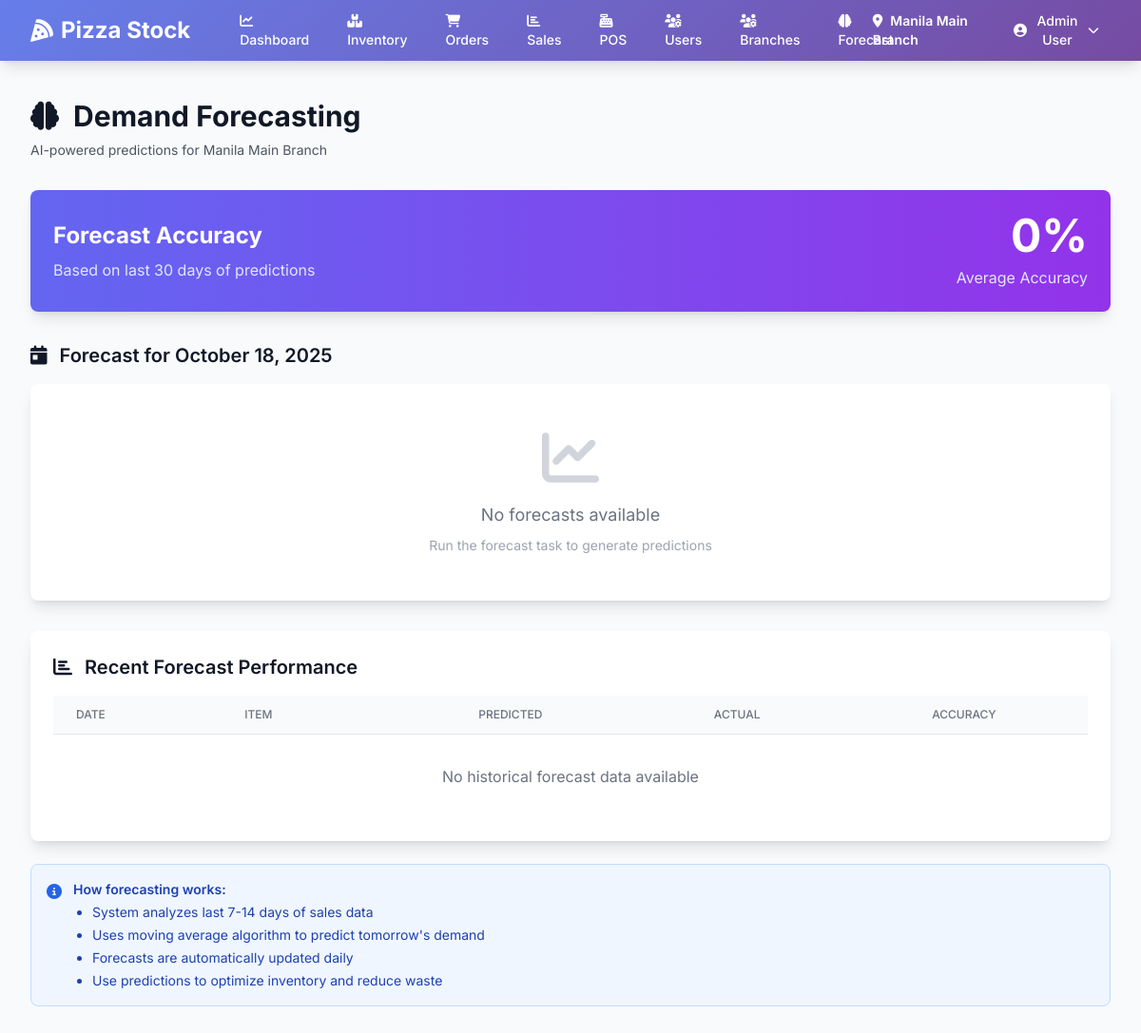
The page /forecast/ (signed in) on the database its author committed.
### inventory/models.py (models this page shows, shortened)
class Branch(models.Model):
    name = models.CharField(max_length=100)
    code = models.CharField(max_length=20, unique=True)
    address = models.TextField()
    phone = models.CharField(max_length=20)
    is_active = models.BooleanField(default=True)
    qr_code = models.ImageField(upload_to='qr_codes/', blank=True, null=True)
    created_at = models.DateTimeField(auto_now_add=True)
    class Meta:
        ordering = ['name']
        verbose_name_plural = 'Branches'

### users/models.py (models this page shows, shortened)
class User(AbstractUser):
    ROLE_CHOICES = [
        ('admin', 'Admin'),
        ('manager', 'Manager'),
        ('staff', 'Staff'),
    ]
    role = models.CharField(max_length=20, choices=ROLE_CHOICES, default='staff')
    phone = models.CharField(max_length=20, blank=True)
    branches = models.ManyToManyField('inventory.Branch', related_name='users', blank=True)
    created_at = models.DateTimeField(auto_now_add=True)
    updated_at = models.DateTimeField(auto_now=True)
    class Meta:
        ordering = ['-date_joined']
    def get_full_name(self):
        return f"{self.first_name} {self.last_name}".strip()
    def is_admin(self):
        return self.role == 'admin' or self.is_superuser
    def is_manager(self):
        return self.role in ['admin', 'manager'] or self.is_superuser
    def can_access_branch(self, branch):
        if self.is_admin():
            return True
        return self.branches.filter(id=branch.id).exists()

### forecast/views.py (the view)
# urls.py: path('', views.forecast_dashboard, name='dashboard'),
@login_required
def forecast_dashboard(request):
    if not request.user.is_manager():
        messages.error(request, 'You do not have permission to view forecasts.')
        return redirect('reports:dashboard')
    branch = request.current_branch
    if not branch:
        messages.warning(request, 'Please select a branch.')
        return redirect('users:profile')
    tomorrow = timezone.now().date() + timedelta(days=1)
    forecasts = Forecast.objects.filter(
        branch=branch,
        forecast_date=tomorrow
    ).select_related('sku', 'sku__category').order_by('-predicted_quantity')
    recent_forecasts = Forecast.objects.filter(
        branch=branch,
        actual_quantity__isnull=False
    ).order_by('-forecast_date')[:30]
    accuracies = [f.accuracy() for f in recent_forecasts if f.accuracy() is not None]
    avg_accuracy = sum(accuracies) / len(accuracies) if accuracies else 0
    context = {
        'forecasts': forecasts,
        'recent_forecasts': recent_forecasts[:10],
        'avg_accuracy': round(avg_accuracy, 2),
        'forecast_date': tomorrow,
    }
    return render(request, 'forecast/dashboard.html', context)

### templates/forecast/dashboard.html (shortened to what this page needs)
{% extends 'base.html' %}  {% block content %}
<div class="max-w-7xl mx-auto px-4 sm:px-6 lg:px-8">
  <div class="mb-8">
    <h1 class="text-3xl font-bold text-gray-900">
      <i class="fas fa-brain mr-2"></i>
      Demand Forecasting
    </h1>
    <p class="mt-2 text-sm text-gray-600">
      AI-powered predictions for {{ request.current_branch.name }}
    </p>
  </div>
  <div
    class="bg-gradient-to-r from-indigo-500 to-purple-600 rounded-lg shadow-lg p-6 mb-8 text-white"
  >
    <div class="flex items-center justify-between">
      <div>
        <h2 class="text-2xl font-bold mb-2">Forecast Accuracy</h2>
        <p class="text-indigo-100">Based on last 30 days of predictions</p>
      </div>
      <div class="text-right">
        <div class="text-5xl font-bold">{{ avg_accuracy }}%</div>
        <p class="text-indigo-100 mt-2">Average Accuracy</p>
      </div>
    </div>
  </div>
  <div class="mb-8">
    <h2 class="text-xl font-semibold text-gray-900 mb-4">
      <i class="fas fa-calendar-day mr-2"></i>
      Forecast for {{ forecast_date|date:"F d, Y" }}
    </h2>
    <div class="grid grid-cols-1 md:grid-cols-2 lg:grid-cols-3 gap-6">
      {% for forecast in forecasts %}
      <div
        class="bg-white shadow-lg rounded-lg overflow-hidden hover:shadow-xl transition"
      >
        <div class="p-5">
          <div class="flex items-center justify-between mb-4">
            <div class="flex items-center">
              <div
                class="h-12 w-12 rounded-lg bg-gradient-to-br from-orange-400 to-red-500 flex items-center justify-center"
              >
                <i class="fas fa-pizza-slice text-white"></i>
              </div>
              <div class="ml-3">
                <h3 class="font-semibold text-gray-900">
                  {{ forecast.sku.name }}
                </h3>
                <p class="text-xs text-gray-500">
                  {{ forecast.sku.category.name }}
                </p>
              </div>
            </div>
          </div>
          <div class="space-y-3">
            <div class="flex justify-between items-center">
              <span class="text-sm text-gray-600">Predicted Demand:</span>
              <span class="text-2xl font-bold text-indigo-600"
                >{{ forecast.predicted_quantity }}</span
              >
            </div>
            <div class="w-full bg-gray-200 rounded-full h-2">
              <div
                class="bg-indigo-600 h-2 rounded-full"
                style="width: {{ forecast.confidence_level }}%"
              ></div>
            </div>
            <p class="text-xs text-gray-500 text-right">
              Confidence: {{ forecast.confidence_level|floatformat:0 }}%
            </p>
            <div class="pt-3 border-t border-gray-200">
              <p class="text-xs text-gray-500">
                Method: {{ forecast.method|title }}
              </p>
            </div>
          </div>
        </div>
      </div>
      {% empty %}
      <div
        class="col-span-full text-center py-12 bg-white rounded-lg shadow-lg"
      >
        <i class="fas fa-chart-line text-gray-300 text-6xl mb-4"></i>
        <p class="text-gray-500 text-lg mb-2">No forecasts available</p>
        <p class="text-sm text-gray-400">
          Run the forecast task to generate predictions
        </p>
      </div>
      {% endfor %}
    </div>
  </div>
  <div class="bg-white shadow-lg rounded-lg p-6">
    <h2 class="text-xl font-semibold text-gray-900 mb-4">
      <i class="fas fa-chart-bar mr-2"></i>
      Recent Forecast Performance
    </h2>
    <div class="overflow-x-auto">
      <table class="min-w-full divide-y divide-gray-200">
        <thead class="bg-gray-50">
          <tr>
            <th
              class="px-6 py-3 text-left text-xs font-medium text-gray-500 uppercase"
            >
              Date
            </th>
            <th
              class="px-6 py-3 text-left text-xs font-medium text-gray-500 uppercase"
            >
              Item
            </th>
            <th
              class="px-6 py-3 text-center text-xs font-medium text-gray-500 uppercase"
            >
              Predicted
            </th>
            <th
              class="px-6 py-3 text-center text-xs font-medium text-gray-500 uppercase"
            >
              Actual
            </th>
            <th
              class="px-6 py-3 text-center text-xs font-medium text-gray-500 uppercase"
            >
              Accuracy
            </th>
          </tr>
        </thead>
        <tbody class="bg-white divide-y divide-gray-200">
          {% for forecast in recent_forecasts %}
          <tr class="hover:bg-gray-50">
            <td class="px-6 py-4 whitespace-nowrap text-sm text-gray-900">
              {{ forecast.forecast_date|date:"M d, Y" }}
            </td>
            <td
              class="px-6 py-4 whitespace-nowrap text-sm font-medium text-gray-900"
            >
              {{ forecast.sku.name }}
            </td>
            <td
              class="px-6 py-4 whitespace-nowrap text-center text-sm text-indigo-600 font-semibold"
            >
              {{ forecast.predicted_quantity }}
            </td>
            <td
              class="px-6 py-4 whitespace-nowrap text-center text-sm text-gray-900 font-semibold"
            >
              {{ forecast.actual_quantity|default:"-" }}
            </td>
            <td class="px-6 py-4 whitespace-nowrap text-center">
              {% if forecast.accuracy != None %}
              <span
                class="px-3 py-1 inline-flex text-xs leading-5 font-semibold rounded-full {% if forecast.accuracy >= 80 %}bg-green-100 text-green-800 {% elif forecast.accuracy >= 60 %}bg-yellow-100 text-yellow-800 {% else %}bg-red-100 text-red-800{% endif %}"
              >
                {{ forecast.accuracy }}%
              </span>
              {% else %}
              <span class="text-gray-400 text-sm">Pending</span>
              {% endif %}
            </td>
          </tr>
          {% empty %}
          <tr>
            <td colspan="5" class="px-6 py-8 text-center text-gray-500">
              No historical forecast data available
            </td>
          </tr>
          {% endfor %}
        </tbody>
      </table>
    </div>
  </div>
  <div class="mt-6 bg-blue-50 border border-blue-200 rounded-lg p-4">
    <div class="flex">
      <i class="fas fa-info-circle text-blue-600 mr-3 mt-1"></i>
      <div class="text-sm text-blue-800">
        <p class="font-semibold mb-1">How forecasting works:</p>
        <ul class="list-disc ml-5 space-y-1">
          <li>System analyzes last 7-14 days of sales data</li>
          <li>Uses moving average algorithm to predict tomorrow's demand</li>
          <li>Forecasts are automatically updated daily</li>
          <li>Use predictions to optimize inventory and reduce waste</li>
        </ul>
      </div>
    </div>
  </div>
</div>
{% endblock %}

### templates/base.html (shortened to what this page needs)
<!DOCTYPE html>
<html lang="en" class="h-full bg-gray-50">
  <head>
    <script src="https://cdn.tailwindcss.com"></script>
    <link
      rel="stylesheet"
      href="https://cdnjs.cloudflare.com/ajax/libs/font-awesome/6.4.0/css/all.min.css"
    />
  </head>
  <body class="h-full">
    <div class="min-h-full">
      {% if user.is_authenticated %}
      <nav class="gradient-bg shadow-lg">
        <div class="mx-auto max-w-7xl px-4 sm:px-6 lg:px-8">
          <div class="flex h-16 justify-between items-center">
            <div class="flex items-center">
              <div class="flex-shrink-0">
                <h1 class="text-2xl font-bold text-white flex items-center">
                  <i class="fas fa-pizza-slice mr-2"></i>
                  Pizza Stock
                </h1>
              </div>
              <div class="hidden md:block ml-10">
                <div class="flex space-x-4">
                  <a
                    href="{% url 'reports:dashboard' %}"
                    class="text-white hover:bg-white hover:bg-opacity-20 px-3 py-2 rounded-md text-sm font-medium transition"
                  >
                    <i class="fas fa-chart-line mr-1"></i> Dashboard
                  </a>
                  <a
                    href="{% url 'inventory:dashboard' %}"
                    class="text-white hover:bg-white hover:bg-opacity-20 px-3 py-2 rounded-md text-sm font-medium transition"
                  >
                    <i class="fas fa-boxes mr-1"></i> Inventory
                  </a>
                  <a
                    href="{% url 'orders:dashboard' %}"
                    class="text-white hover:bg-white hover:bg-opacity-20 px-3 py-2 rounded-md text-sm font-medium transition"
                  >
                    <i class="fas fa-shopping-cart mr-1"></i> Orders
                  </a>
                  <a
                    href="{% url 'sales:dashboard' %}"
                    class="text-white hover:bg-white hover:bg-opacity-20 px-3 py-2 rounded-md text-sm font-medium transition"
                  >
                    <i class="fas fa-chart-bar mr-1"></i> Sales
                  </a>
                  <a
                    href="{% url 'sales:pos_dashboard' %}"
                    class="text-white hover:bg-white hover:bg-opacity-20 px-3 py-2 rounded-md text-sm font-medium transition"
                  >
                    <i class="fas fa-cash-register mr-1"></i> POS
                  </a>
                  {% if user.is_admin %}
                  <a
                    href="{% url 'users:user_list' %}"
                    class="text-white hover:bg-white hover:bg-opacity-20 px-3 py-2 rounded-md text-sm font-medium transition"
                  >
                    <i class="fas fa-users-cog mr-1"></i> Users
                  </a>
                  <a
                    href="{% url 'branches:list' %}"
                    class="text-white hover:bg-white hover:bg-opacity-20 px-3 py-2 rounded-md text-sm font-medium transition"
                  >
                    <i class="fas fa-users-cog mr-1"></i> Branches
                  </a>
                  {% endif %} {% if user.is_manager %}
                  <a
                    href="{% url 'forecast:dashboard' %}"
                    class="text-white hover:bg-white hover:bg-opacity-20 px-3 py-2 rounded-md text-sm font-medium transition"
                  >
                    <i class="fas fa-brain mr-1"></i> Forecast
                  </a>
                  {% endif %}
                </div>
              </div>
            </div>
            <div class="flex items-center space-x-4">
              {% if request.current_branch %}
              <div class="text-white text-sm">
                <i class="fas fa-map-marker-alt mr-1"></i>
                <span class="font-semibold"
                  >{{ request.current_branch.name }}</span
                >
              </div>
              {% endif %}
              <div class="relative">
                <button
                  onclick="toggleDropdown()"
                  class="flex items-center text-white hover:bg-white hover:bg-opacity-20 px-3 py-2 rounded-md text-sm font-medium transition"
                >
                  <i class="fas fa-user-circle mr-2"></i>
                  {{ user.get_full_name|default:user.username }}
                  <i class="fas fa-chevron-down ml-2 text-xs"></i>
                </button>
              </div>
            </div>
          </div>
        </div>
      </nav>
      {% endif %}
      <main class="py-10">{% block content %}{% endblock %}</main>
    </div>
  </body>
</html>

### templates/base.html (style rules this page uses)
body { font-family: "Inter", sans-serif; }
.gradient-bg { background: linear-gradient(135deg, #667eea 0%, #764ba2 100%); }

### rows shown on the page
Branch: current_branch.name "Manila Main Branch"
User: get_full_name "Admin User"

### other values the page prints
{{ avg_accuracy }} "0"
